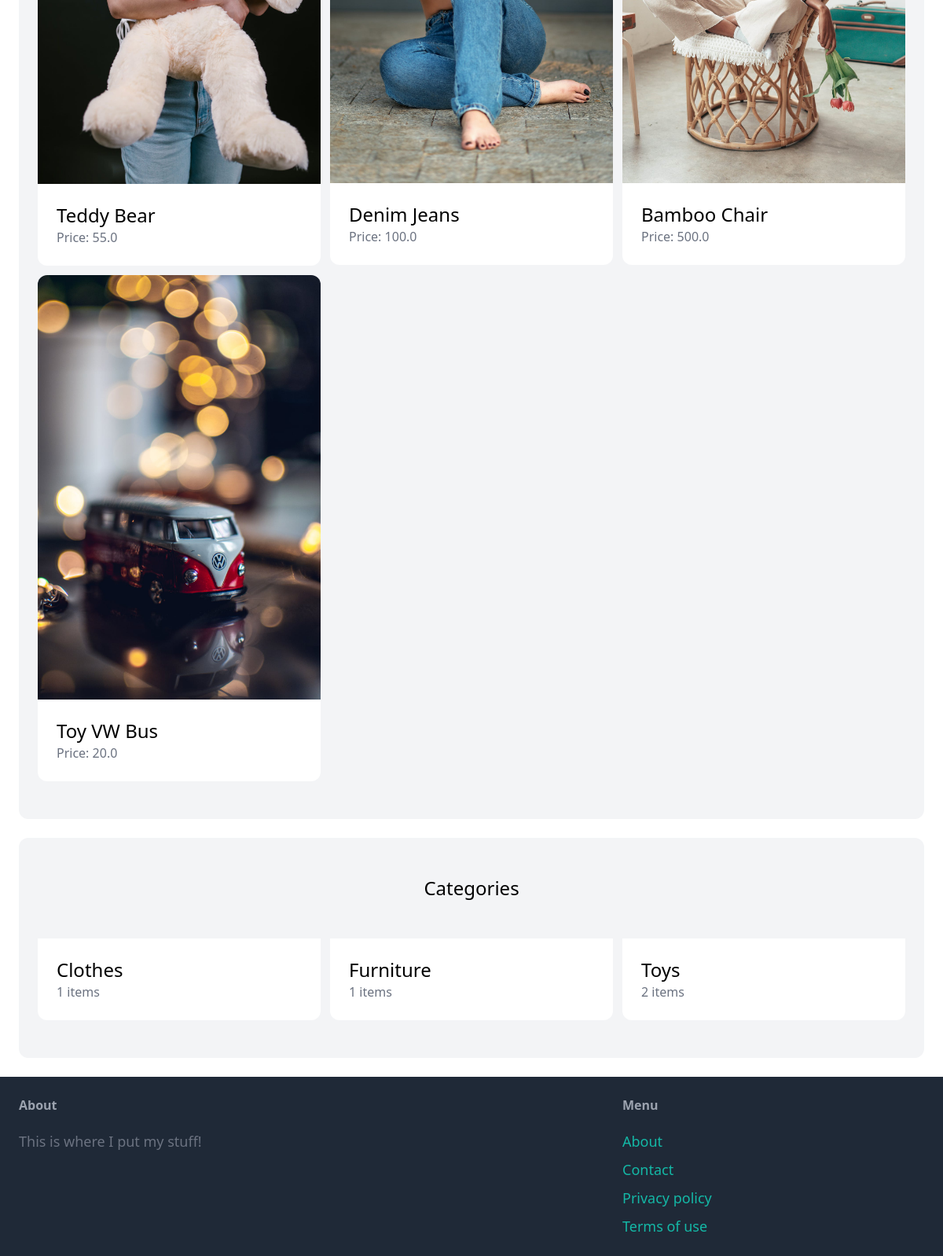
The app's page / (lower part), older data.
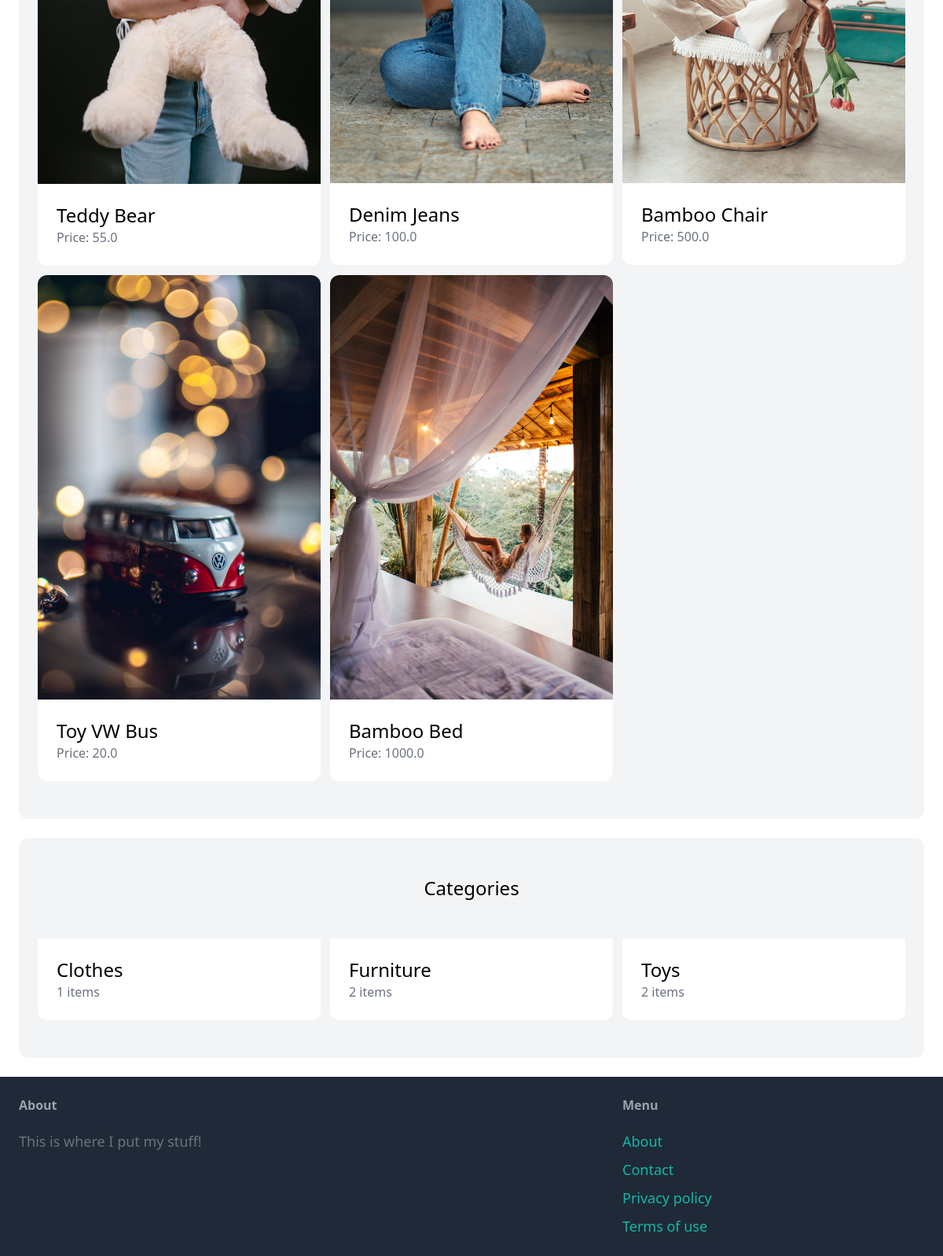
The same page, newer data.
### item/models.py (models this page shows, shortened)
class Item(models.Model):
    category = models.ForeignKey(Category, related_name='items', on_delete=models.CASCADE)
    name = models.CharField(max_length=255)
    description = models.TextField(blank=True, null=True)
    price = models.FloatField()
    image = models.ImageField(upload_to='item_images', blank=True, null=True)
    is_sold = models.BooleanField(default=False)
    created_by = models.ForeignKey(User, related_name='items', on_delete=models.CASCADE)
    created_at = models.DateTimeField(auto_now_add=True)

class Category(models.Model):
    name = models.CharField(max_length=255)
    class Meta:
        ordering = ('name',)
        verbose_name_plural = "Categories"

### core/views.py (the view)
# urls.py: path('', views.index, name='index'),
def index(request):
    items = Item.objects.filter(is_sold=False)[0:6]
    categories = Category.objects.all()
    return render(request, 'core/index.html', {
        'categories': categories,
        'items': items,
    })

### core/templates/core/index.html (shortened to what this page needs)
{% extends 'core/base.html'%}
{% block content %}
<div class="mt-6 px-6 py-12 bg-gray-100 rounded-xl">
  <div class="grid grid-cols-3 gap-3">
    {% for item in items %}
    <div>
      <a href="{% url 'item:detail' item.id %}">
        <div>
          <img src="{{ item.image.url }}" class="rounded-t-xl" />
        </div>
        <div class="p-6 bg-white rounded-b-xl">
          <h2 class="text-2xl">{{ item.name }}</h2>
          <p class="text-gray-500">Price: {{ item.price }}</p>
        </div>
      </a>
    </div>
    {% endfor %}
  </div>
</div>
<div class="mt-6 px-6 py-12 bg-gray-100 rounded-xl">
  <h2 class="mb-12 text-2xl text-center">Categories</h2>
  <div class="grid grid-cols-3 gap-3">
    {% for category in categories %}
    <div>
      <a href="#">
        <div class="p-6 bg-white rounded-b-xl">
          <h2 class="text-2xl">{{ category.name }}</h2>
          <p class="text-gray-500">{{ category.items.count }} items</p>
        </div>
      </a>
    </div>
    {% endfor %}
  </div>
</div>
{% endblock %}

Row changes from the older to the newer data that the page shows:
added Item: image (picture), name "Bamboo Bed", price "1000.0"
computed for Category "Furniture": items.count "1" → "2"
